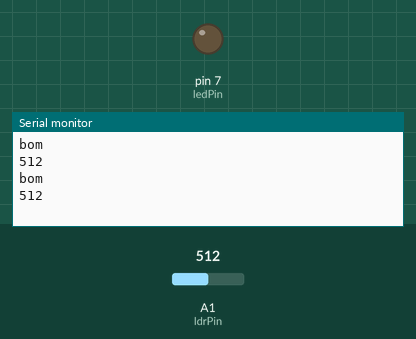
The sketch below on a simulated Arduino Uno, built with avr-gcc and run on an emulated ATmega328P. On the bench: output pins drawn as LEDs (lit = HIGH), the last lines printed to the serial monitor. The test bench sets the inputs (shaded band); at power-on: A1 (ldrPin) = 512.

Above: at 1.8 s.
1.9 s: A1 (ldrPin) set to 710
At 2.4 s:
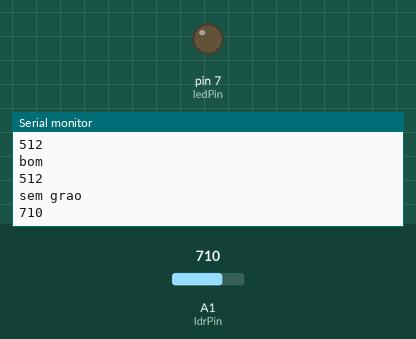
4.5 s: A1 (ldrPin) set to 290
At 5.8 s:
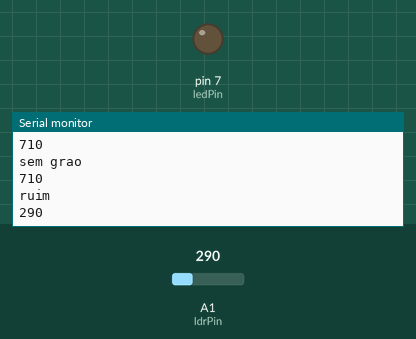
Timing chart, 0 to 7.5 s (numbered marks = the images above; inputs shaded):
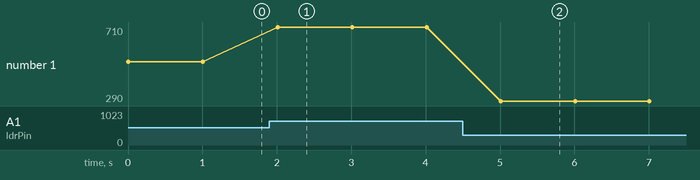

The sketch:

ggf.ino
```cpp
int ledPin = 7;//declara o led na porta 7
int ldrPin = A1;//declara o sensor ldr(sensor de luz) na porta A1

void setup() {
 pinMode (ledPin, OUTPUT);//define o led como saida de dados
 Serial.begin(9600);

}

void loop() {
 int ldrValor = analogRead(ldrPin);//declara uma variavel inteira para rceber valores lidos pelo sensor


if(ldrValor>=700){//condição se o valor ldo for maior que 700, nao ha grão
  Serial.println("sem grao");
}
 else
  if(ldrValor>=300){//comdição se o valor for maior ou igual 300 então o grão é considerado bom
  Serial.println("bom");

  }
  else
  if(ldrValor<=20){//comdição se o valor for 20 na a luz no ambiente

    Serial.println("sem luz");


  } else{//comdição se o valor for menor que 300 então o grão é considerado ruim

   Serial.println("ruim");

  }

  Serial.println(ldrValor);
  delay(1000);
}
```

Measured:
- after the input at 1.9 s, the serial monitor: prints a new line after 0.10 s (image 1)
- after the input at 4.5 s, the serial monitor: prints a new line after 0.50 s (image 2)
- plotted number 1: 512 → 710 after the input at 1.9 s, 710 → 290 after the input at 4.5 s
